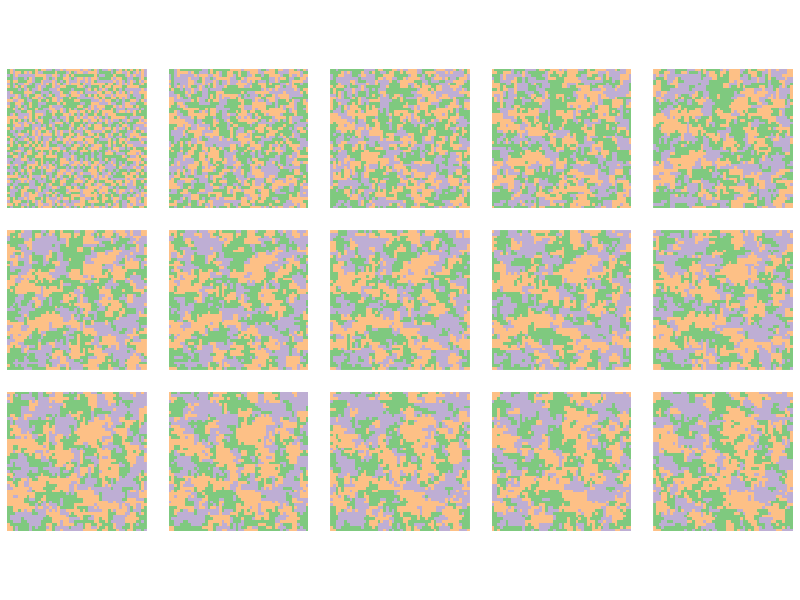

This chart was generated by the following R code:
## ---- chunk 1
library(dplyr)
library(tidyr)
library(pracma)
library(data.table)
library(ggplot2)
## ---- chunk 2
#| code-fold: true

num_states <- 3
width <- 50
height <- 50
time_steps <- 15

# random neighbour offset
random_offset <- function() {
  i <- sample(1:4, 1)
  list(c(1, 0), c(-1, 0), c(0, 1), c(0, -1))[[i]]
}

# get a random cell in a matrix
random_cell <- function(m) {
  c(sample(seq_len(nrow(m)), 1), sample(seq_len(ncol(m)), 1))
}

# make nr * nc random local updates
generation <- function(m) {
  nr <- nrow(m)
  nc <- ncol(m)
  random_coords <- replicate(nc * nr, random_cell(m))
  random_offsets <- replicate(nc * nr, random_offset())
  for (i in 1:(nr * nc)) {
    coords <- random_coords[, i]
    offset <- random_offsets[, i]
    nbr <- ((coords + offset - 1) %% c(nr, nc)) + 1
    m[coords[1], coords[2]] <- m[nbr[1], nbr[2]]
  }
  return(m)
}

# return a wrapped version of matrix m
wrap_matrix <- function(m, dx, dy) {
  m2 <- pracma::repmat(m, 3, 3)
  m2[seq_len(nrow(m)) + nrow(m) - dy, 
     seq_len(ncol(m)) + ncol(m) - dx]
}

# initialise random matrix
init_state <- function(s, nr, nc) {
  matrix(sample(s, nr * nc, replace = TRUE),
         ncol = nc, nrow = nr)
}

voter_model <- function(s = 1:2, nc = 20, nr = 20, 
                        tmax = 20, seed = NULL) {
  set.seed(seed)
  result <- array(0, dim = c(nr, nc, tmax))
  result[, , 1] <- init_state(s, nr, nc)
  for (gen in 2:tmax) {
    result[, , gen] <- generation(result[, , gen - 1])
  }
  result
}

vma_df <- voter_model(1:num_states, nr = height, nc = width, 
                      tmax = time_steps) %>%
  as.data.table() %>%
  as_tibble() %>%
  rename(x = V1, y = V2, t = V3, num = value) %>%
  mutate(state = as.factor(num))
## ---- chunk 3
ggplot(vma_df) + 
  geom_raster(aes(x = x, y = y, fill = state), show.legend = FALSE) + 
  scale_fill_brewer(palette = "Accent") +
  coord_equal() +
  facet_wrap( ~ t, ncol = 5) +
  theme_void() + 
  theme(strip.background = element_blank(),
        strip.text.x = element_blank())
## ---- chunk 4
#| code-fold: true
# License (MIT)
#
# Copyright (c) 2023 David O'Sullivan
#
# Permission is hereby granted, free of charge, to any person
# obtaining a copy of this software and associated documentation
# files (the "Software"), to deal in the Software without restriction,
# including without limitation the rights to use, copy, modify, merge,
# publish, distribute, sublicense, and/or sell copies of the Software,
# and to  permit persons to whom the Software is furnished to do so,
# subject to the following conditions:
#
# The above copyright notice and this permission notice shall be included
# in all copies or substantial portions of the Software.
#
# THE SOFTWARE IS PROVIDED "AS IS", WITHOUT WARRANTY OF ANY KIND, EXPRESS
# OR IMPLIED, INCLUDING BUT NOT LIMITED TO THE WARRANTIES OF MERCHANTABILITY,
# FITNESS FOR A PARTICULAR PURPOSE AND NONINFRINGEMENT. IN NO EVENT SHALL
# THE AUTHORS OR COPYRIGHT HOLDERS BE LIABLE FOR ANY CLAIM, DAMAGES OR OTHER
# LIABILITY, WHETHER IN AN ACTION OF CONTRACT, TORT OR OTHERWISE, ARISING
# FROM, OUT OF OR IN CONNECTION WITH THE SOFTWARE OR THE USE OR OTHER
# DEALINGS IN THE SOFTWARE.
